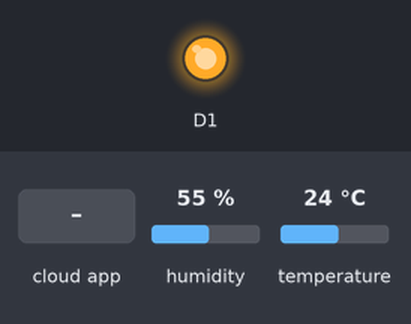
Recording of a sketch running on a simulated ESP8266 (NodeMCU). Shown: output pins drawn as LEDs (lit = HIGH). Wiring (inferred from the names in the program): DHT11 sensor: data D2. The inputs (shaded band) are chosen by the test bench; at power-on: humidity 55 %, temperature 24 °C.

Above: at 2.7 s.
2.8 s: the phone or cloud app sets 0 to 0
At 4.1 s:
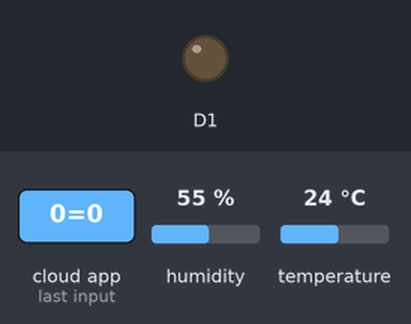
5.2 s: the phone or cloud app sets 0 to 1
At 7.3 s:
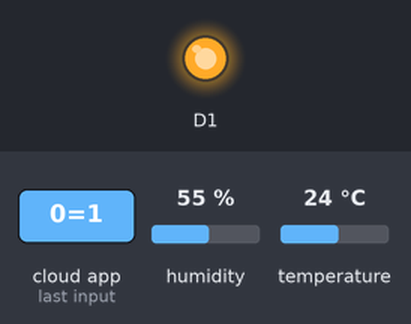
Timing chart, 0 to 8.8 s (numbered marks = the images above; inputs shaded):
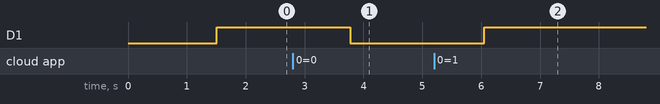

The sketch:

Cayenne_MQTT.ino
```cpp
#include "CayenneMQTTESP8266.h"
#define CAYENNE_DEBUG
#define CAYENNE_PRINT Serial

#include "DHT.h"

#define DHTPIN D2

#define DHTTYPE DHT11   // DHT 11

DHT dht(DHTPIN, DHTTYPE);

char ssid[]="iot";
char password[] ="iot12345";

char username[] = "07e5f690-9ff7-11e8-af33-cfeebe848e6e";
char mqtt_password[] = "12900a7e1af73b46dd2968faeb1ead15a882efde";
char client_id[] = "58988850-9ff7-11e8-8620-5f550c229a17";

void setup() {
  // put your setup code here, to run once:

Cayenne.begin(username,mqtt_password,client_id,ssid,password);

pinMode(D1,OUTPUT);
digitalWrite(D1,HIGH);
}

void loop() {
  // put your main code here, to run repeatedly:
Cayenne.loop();

// Read temperature as Fahrenheit (isFahrenheit = true)
float temp = dht.readTemperature(true);
float hum = dht.readHumidity();

Cayenne.virtualWrite(1,temp,TYPE_TEMPERATURE,UNIT_FAHRENHEIT);   // 1- Channel ID for TEMP

Cayenne.virtualWrite(2,hum,TYPE_RELATIVE_HUMIDITY,UNIT_PERCENT);  //2- Channel ID for HUM

}
CAYENNE_IN(0)
{
  digitalWrite(D1,getValue.asInt());
  }
```

Measured:
- after the input at 2.8 s, D1: HIGH → LOW after 0.98 s
- after the input at 5.2 s, D1: LOW → HIGH after 0.85 s
